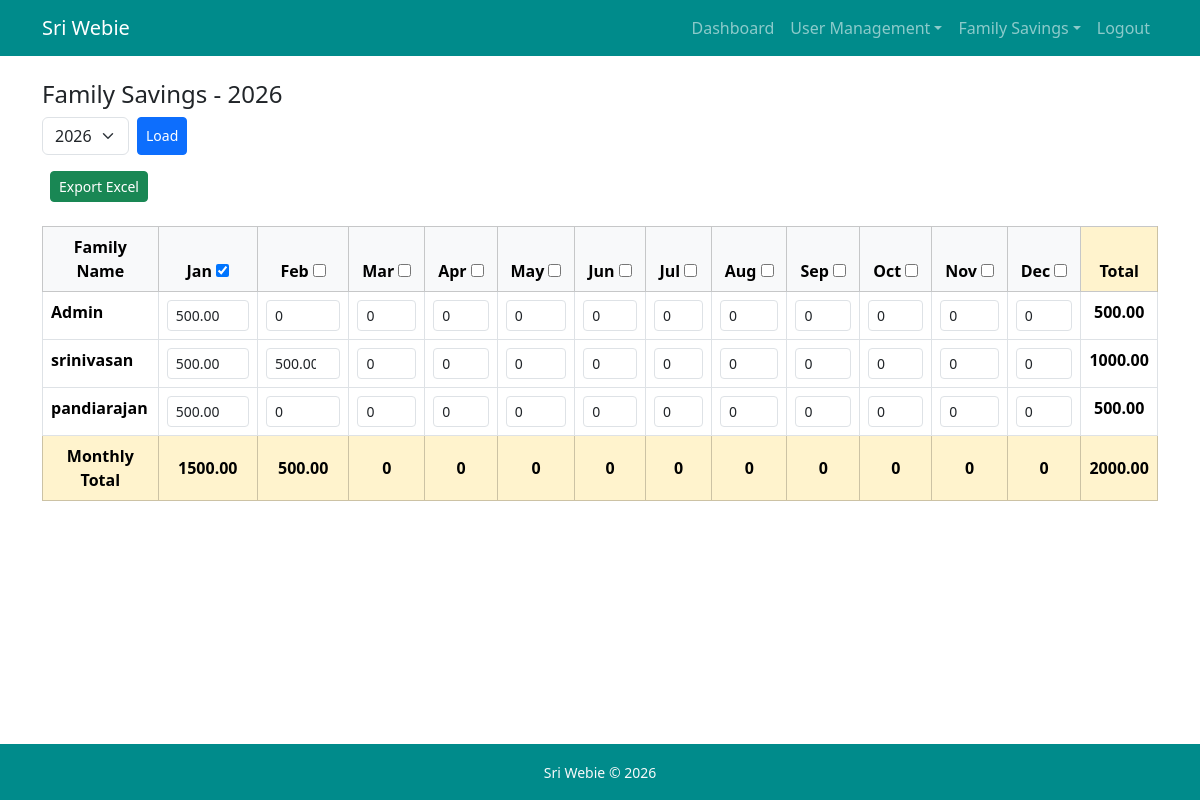
Screenshot of /family-savings/ (signed in) with the database file from the repository.
### users/models.py (models this page shows, shortened)
class User(AbstractUser):
    role = models.ForeignKey(Role, on_delete=models.PROTECT, null=True, blank=True)
    groups = models.ManyToManyField('auth.Group', related_name='custom_user_set', blank=True, help_text='The groups this user belongs to', verbose_name='groups')
    user_permissions = models.ManyToManyField('auth.Permission', related_name='custom_user_set', blank=True, help_text='Specific permissions for this user.', verbose_name='user permissions')

### family_savings/models.py (models this page shows, shortened)
class MonthlySaving(models.Model):
    MONTHS = [
        (1, 'Jan'), (2, 'Feb'),(3, 'Mar'), (4, 'Apr'), (5, 'May'), (6, 'Jun'), (7, 'Jul'), (8, 'Aug'), (9, 'Sep'), (10, 'Oct'), (11, 'Nov'), (12, 'Dec')
    ]
    user = models.ForeignKey(User, on_delete=models.CASCADE, related_name="savings")
    year = models.IntegerField()
    month = models.IntegerField(choices=MONTHS)
    amount = models.DecimalField(max_digits=10, decimal_places=2, default=0)
    created_at = models.DateTimeField(auto_now_add=True, help_text="When this record was created")
    updated_at = models.DateTimeField(auto_now=True, help_text="When this record was last updated")
    class Meta:
        unique_together = ("user", "year", "month")

### family_savings/views.py (the view)
# urls.py: path("", family_savings_view, name="family_savings_view"),
@login_required
def family_savings_view(request):
    start_year = 2020
    current_year = date.today().year
    year = int(request.GET.get("year", current_year))
    years = list(range(current_year, start_year-1, -1))
    users = User.objects.filter(
        is_active=True
    ).exclude(role__role_name="auditor")
    data = []
    monthly_totals = {m: 0 for m in MONTH_NUMBERS}
    for user in users:
        row = {"user": user, "months": {}, "total": 0}
        for m in range(1,13):
            saving = MonthlySaving.objects.filter(
                user=user, year=year, month=m
            ).first()
            amount = saving.amount if saving else 0
            row["months"][m] = amount
            row["total"] += amount
            monthly_totals[m] += amount
        data.append(row)
    return render(request, "family_savings/table.html", {
        "data": data,
        "year": year,
        "months": MONTHS,
        "monthly_totals": monthly_totals,
        "sum_monthly_totals": sum(monthly_totals.values()),
        "years": years,
        "is_admin": is_admin(request.user)
    })

### users/views.py (called while the page is built)
def is_admin(user):
    return user.role and user.role.role_name == 'admin'

### family_savings/templates/family_savings/table.html (shortened to what this page needs)
{%extends "users/base.html"%}
{%block content%}
<h4>Family Savings - {{year}}</h4>
<form method="get" class="mb-3 d-flex gap-2">
    <select name="year" class="form-select w-auto">
        {% for y in years %}
            <option value="{{ y }}"
                {% if y == year %}selected{% endif %}>
                {{ y }}
            </option>
        {% endfor %}
    </select>
    <button class="btn btn-primary btn-sm">
        Load
    </button>
</form>
{% if is_admin %}
<a href="{% url 'export_family_savings' %}?year={{year}}" class="btn btn-success btn-sm ms-2">
    Export Excel
</a>
<br/><br/>
{% endif %}
<table class="table table-bordered text-center">
    <thead class="table-light">
        <tr>
            <th>Family Name</th>
            {% for month_no, month_name in months %}
                <th>{{ month_name }} <input type="checkbox" class="default-amount" data-month="{{month_no}}" data-value="500" data-bs-toggle="tooltip" title="Check to apply ₹500 for all users in this month. Uncheck to set all users’ amount to ₹0."></th>
            {% endfor %}
            <th class="table-warning">Total</th>
        </tr>
    </thead>
    <tbody>
        {%for row in data%}
            <tr>
                <td class="text-start fw-bold">{{row.user.first_name}}</td>
                {% for month, amount in row.months.items %}
                <td>
                    {% if is_admin %}
                        <input type="number" class="form-control form-control-sm saving-input" value="{{amount}}" data-user="{{row.user.id}}" data-month="{{month}}" step="0.01">
                    {%else%}
                        <span class="text-muted">{{amount|default:"-"}}</span>
                    {%endif%}
                </td>
                {%endfor%}
                <td class="fw-bold row-total">{{row.total}}</td>
            </tr>
        {%endfor%}
    </tbody>
    <tfoot class="table-warning fw-bold">
        <tr>
            <td>Monthly Total</td>
            {% for month, total in monthly_totals.items %}
                <td>{{total}}</td>
            {% endfor %}
            <td>{{sum_monthly_totals}}</td>
        </tr>
    </tfoot>
</table>
{%endblock%}

### rows the page displays
User: user.first_name "Admin", months "0" "0" "0" "0" "0" "0" "0" "0" "0" "0" "0", total "500.00"
MonthlySaving: months "500.00"
User: user.first_name "srinivasan", months "0" "0" "0" "0" "0" "0" "0" "0" "0" "0", total "1000.00"
MonthlySaving: months "500.00"
MonthlySaving: months "500.00"
User: user.first_name "pandiarajan", months "0" "0" "0" "0" "0" "0" "0" "0" "0" "0" "0", total "500.00"
MonthlySaving: months "500.00"

### other values shown
{{ year }} "2026"
{{ month_name }} "Jan" "Feb" "Mar" "Apr" "May" "Jun" "Jul" "Aug" "Sep" "Oct" "Nov" "Dec"
{{ total }} "1500.00" "500.00" "0" "0" "0" "0" "0" "0" "0" "0" "0" "0"
{{ sum_monthly_totals }} "2000.00"
form field year "2026"
